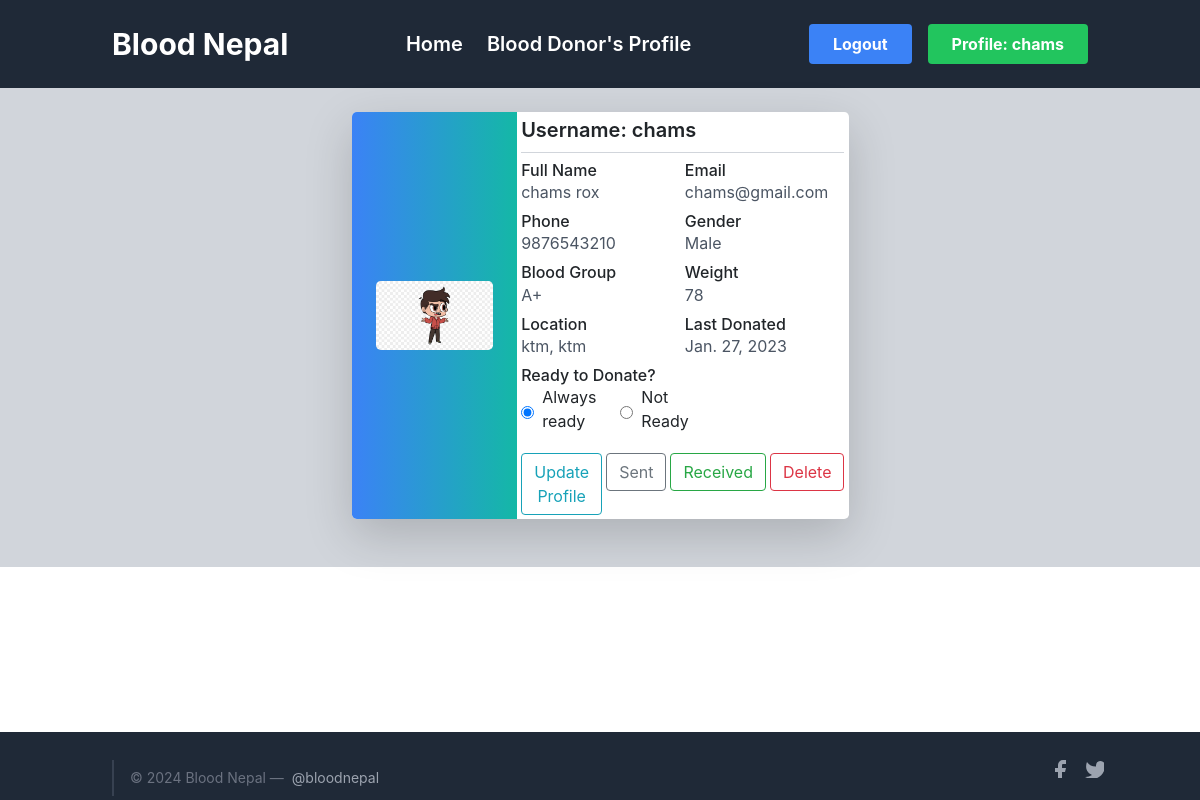
Screenshot of /profile (signed in) with the database file from the repository.
### profile_/models.py (models this page shows, shortened)
class SignUp(models.Model):
    user = models.OneToOneField(User, on_delete = models.CASCADE , unique=True)
    full_name = models.CharField(max_length = 120, null=False, blank=False )
    email = models.EmailField( null=False, blank=False)
    phone = models.CharField(max_length=10,null=True)
    gender = models.CharField(max_length=6, choices= GenderChoices , default='Male')
    profile_photo = models.ImageField(upload_to = 'images/')
    location = models.CharField(max_length=40)
    blood_group = models.CharField(choices=Blood_Group_Choices,max_length=3)
    weight = models.IntegerField( null=True, blank=False)
    ready_to_donate = models.CharField(choices=R_CHOICES ,null=True, max_length=4)
    last_donation = models.DateField(null=True)

### profile_/views.py (the view)
# urls.py: path("profile", views.profile, name="profile"),
@login_required
def profile(request):
    username = request.user.username # Gets the username of user who is logged in from User table
    try:
        signup_user = SignUp.objects.get(user = request.user)
        return render(request, "profile/profile.html", {'signup_user':signup_user, 'username': username})
    except SignUp.DoesNotExist:
        messages.success(request,('Please fill up the below form to use features.'))
        return redirect('signup')

### profile_/templates/profile/profile.html (shortened to what this page needs)
{% extends 'profile/base.html' %}
{% block body %}
<section class="bg-gray-300 py-2">
  <div class="container mx-auto py-3">
    <div class="flex justify-center items-center">
      <div class="w-full lg:w-1/2 mb-4 lg:mb-0">
        <div class="bg-white shadow-lg rounded-lg overflow-hidden">
          <div class="flex">
            <div class="w-1/3 bg-gradient-to-r from-blue-500 to-teal-500 flex items-center justify-center p-4">
              <a href="{{signup_user.profile_photo.url}}">
                <img src="{{signup_user.profile_photo.url}}" alt="Profile Photo" class="w-72 h-auto rounded-lg">
              </a>
            </div>
            <div class="w-2/3 p-1">
              <h6 class="text-xl font-semibold mb-1">Username: {{signup_user.user}}</h6>
              <hr class="my-2 border-gray-300">
              <div class="grid grid-cols-1 md:grid-cols-2 gap-1">
                <div class="mb-1">
                  <h6 class="font-medium">Full Name</h6>
                  <p class="text-gray-600">{{signup_user.full_name}}</p>
                </div>
                <div class="mb-1">
                  <h6 class="font-medium">Email</h6>
                  <p class="text-gray-600">{{signup_user.email}}</p>
                </div>
                <div class="mb-1">
                  <h6 class="font-medium">Phone</h6>
                  <p class="text-gray-600">{{signup_user.phone}}</p>
                </div>
                <div class="mb-1">
                  <h6 class="font-medium">Gender</h6>
                  <p class="text-gray-600">{{signup_user.gender}}</p>
                </div>
                <div class="mb-1">
                  <h6 class="font-medium">Blood Group</h6>
                  <p class="text-gray-600">{{signup_user.blood_group}}</p>
                </div>
                <div class="mb-1">
                  <h6 class="font-medium">Weight</h6>
                  <p class="text-gray-600">{{signup_user.weight}}</p>
                </div>
                <div class="mb-1">
                  <h6 class="font-medium">Location</h6>
                  <p class="text-gray-600">{{signup_user.location}}</p>
                </div>
                <div class="mb-1">
                  <h6 class="font-medium">Last Donated</h6>
                  <p class="text-gray-600">{{signup_user.last_donation}}</p>
                </div>
                <div class="mb-1">
                  <h6 class="font-medium">Ready to Donate?</h6>
                  <div class="flex items-center">
                    <input type="radio" id="yes" name="ready_to_donate" {% if signup_user.ready_to_donate == 'yes' %}checked{% endif %}>
                    <label for="yes" class="ml-2 mr-4">Always ready </label>
                    <input type="radio" id="no" name="ready_to_donate" {% if signup_user.ready_to_donate == 'no' %}checked{% endif %}>
                    <label for="no" class="ml-2">Not Ready</label>
                  </div>
                </div>
              </div>
              <div class="mt-2 flex space-x-1">
                <a href="{% url 'update_profile' signup_user.id %}" class="inline-block">
                  <button type="button" class="btn btn-outline-info my-2 my-sm-0">
                    Update Profile
                  </button>
                </a>
                <a href="{% url 'request-sent' %}" class="inline-block">
                  <button type="button" class="btn btn-outline-secondary my-2 my-sm-0">
                    Sent
                  </button>
                </a>
                <a href="{% url 'request-received' %}" class="inline-block">
                  <button type="button" class="btn btn-outline-success my-2 my-sm-0">
                    Received
                  </button>
                </a>
                <a href="{% url 'delete_profile' signup_user.id %}" class="inline-block">
                  <button type="button" class="btn btn-outline-danger my-2 my-sm-0">
                    Delete {% comment %} class="px-3 py-1 bg-red-500 text-white font-semibold rounded-lg shadow hover:bg-red-600 focus:outline-none focus:ring-2 focus:ring-red-500" {% endcomment %}
                  </button>
                </a>
              </div>
            </div>
          </div>
        </div>
      </div>
    </div>
  </div>
</section>
{% endblock %}

### profile_/templates/profile/base.html (shortened to what this page needs)
{% load static %}
<!DOCTYPE html>
<html lang="en">
  <head>
    <script src="https://cdn.tailwindcss.com"></script>
    <link rel="stylesheet" href="https://cdn.jsdelivr.net/npm/bootstrap@4.3.1/dist/css/bootstrap.min.css" />
    <link rel="stylesheet" href="{% static 'blog/css/blog.css' %}" />
    <link rel="stylesheet" href="https://stackpath.bootstrapcdn.com/bootstrap/4.5.2/css/bootstrap.min.css" />
    <link rel="stylesheet" href="https://stackpath.bootstrapcdn.com/bootstrap/4.5.2/css/bootstrap.min.css" />
    <link rel="stylesheet" href="https://cdnjs.cloudflare.com/ajax/libs/font-awesome/6.5.2/css/all.min.css" />
  </head>
  <body class="flex flex-col min-h-screen">
    <header class="bg-gray-800 text-white body-font">
      <div class="container mx-auto flex flex-wrap p-4 items-center justify-between">
        <span class="text-3xl font-bold">Blood Nepal</span>
        <nav class="hidden md:flex space-x-6">
          <a href="{% url 'home' %}" class="hover:text-red-500 text-xl font-semibold">Home</a>
          <a href="{% url 'donor' %}" class="hover:text-red-500 text-xl font-semibold">Blood Donor's Profile</a>
        </nav>
        <div class="flex items-center space-x-4">
          {% if user.is_authenticated %}
            <a href="{% url 'logout' %}">
              <button class="bg-blue-500 hover:bg-blue-700 text-white font-bold py-2 px-4 rounded">Logout</button>
            </a>
            <a href="{% url 'profile' %}">
              <button class="bg-green-500 hover:bg-green-700 text-white font-bold py-2 px-4 rounded">Profile: {{ username }}</button>
            </a>
          {% else %}
            {% block loginbar %}
              <a href="{% url 'home' %}">
                <button class="bg-gray-600 hover:bg-gray-700 text-white font-bold py-2 px-4 rounded">Login</button>
              </a>
            {% endblock %}
          {% endif %}
        </div>
      </div>
    </header>
    {% block body %}
    {% endblock %}
  {% block footer %}
  <footer class="bg-gray-800 text-gray-300 mt-auto">
    <div class="container px-2 py-1 mx-auto flex items-center sm:flex-row flex-col">
      <p class="text-sm text-gray-500 sm:ml-4 sm:pl-4 sm:border-l-2 sm:border-gray-700 sm:py-2 sm:mt-0 mt-4">
        © 2024 Blood Nepal —
        <a href="/" class="text-gray-400 hover:text-gray-200 ml-1" rel="noopener noreferrer" target="_blank">@bloodnepal</a>
      </p>
      <span class="inline-flex sm:ml-auto sm:mt-0 mt-1 justify-center sm:justify-start">
        <a class="text-gray-400 hover:text-blue-500" href="/">
          <svg fill="currentColor" stroke-linecap="round" stroke-linejoin="round" stroke-width="2" class="w-5 h-5" >
            <path d="M18 2h-3a5 5 0 00-5 5v3H7v4h3v8h4v-8h3l1-4h-4V7a1 1 0 011-1h3z"></path>
          </svg>
        </a>
        <a class="ml-3 text-gray-400 hover:text-blue-500" href="/">
          <svg fill="currentColor" stroke-linecap="round" stroke-linejoin="round" stroke-width="2" class="w-5 h-5" >
            <path d="M23 3a10.9 10.9 0 01-3.14 1.53 4.48 4.48 0 00-7.86 3v1A10.66 10.66 0 013 4s-4 9 5 13a11.64 11.64 0 01-7 2c9 5 20 0 20-11.5a4.5 4.5 0 00-.08-.83A7.72 7.72 0 0023 3z"></path>
          </svg>
        </a>
      </span>
    </div>
  </footer>
  {% endblock %}
  </body>
  </html>

### rows the page displays
SignUp: profile_photo (picture), user "chams", full_name "chams rox", email "chams@gmail.com", phone "9876543210", gender "Male", blood_group "A+", weight "78", location "ktm, ktm", last_donation "Jan. 27, 2023", ready_to_donate "☑ Always ready", ready_to_donate "☐ Not Ready"

### other values shown
{{ username }} "chams"
